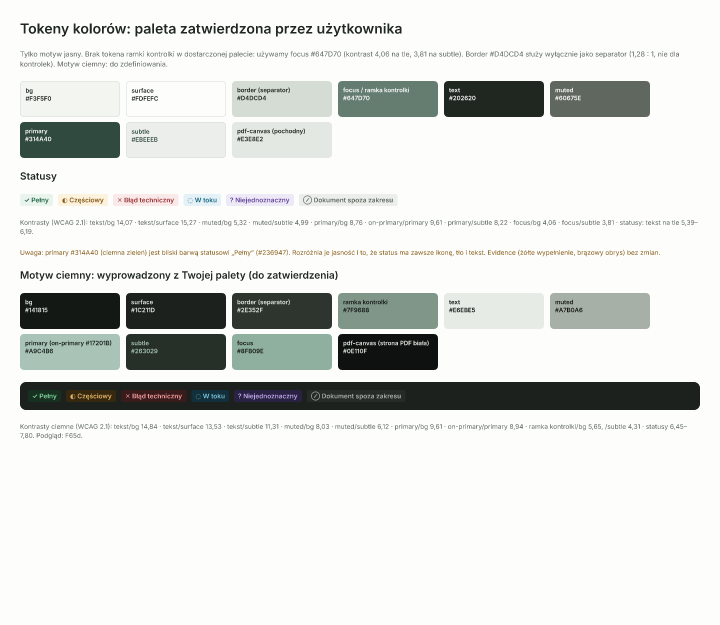
#> input picture apps/web/design/F00-system-komponentow.png, 720 x 625 px
$ python -i preproc.py   (imports and definitions only)
#> lines starting #> are read from the running program, lines starting #| are printed output that depends on the picture; after the words box and inside, x2 and y2 are one past the last pixel; in counts of white or black regions, pixels touching at a corner belong together
#> further down, picture is the input picture: PIL image 720x625 RGBA; mean R, G, B, A 222.1, 224.6, 221.6, 255
"""Preprocessing skanów: wykrycie obrotu (0/90/180/270), deskew, binaryzacja. Czysty numpy/opencv; koszt mierzony osobno."""
from __future__ import annotations

import time

import cv2
import numpy as np
from PIL import Image

import ocr_lib


def to_gray(img: Image.Image) -> np.ndarray:
    return np.asarray(img.convert("L"))


# [4 lines left out: function binarize_otsu, not called in this run]


def estimate_skew(img: Image.Image, limit: float = 6.0) -> float:
    """Kąt (stopnie, znak jak `PIL.rotate`: dodatni = zawartość obrócona przeciwnie do ruchu wskazówek), z profilu rzutu poziomego."""
    g = to_gray(img)
    s = 900 / max(g.shape)
    g = cv2.resize(g, None, fx=s, fy=s, interpolation=cv2.INTER_AREA)
    _, b = cv2.threshold(g, 0, 255, cv2.THRESH_BINARY_INV + cv2.THRESH_OTSU)
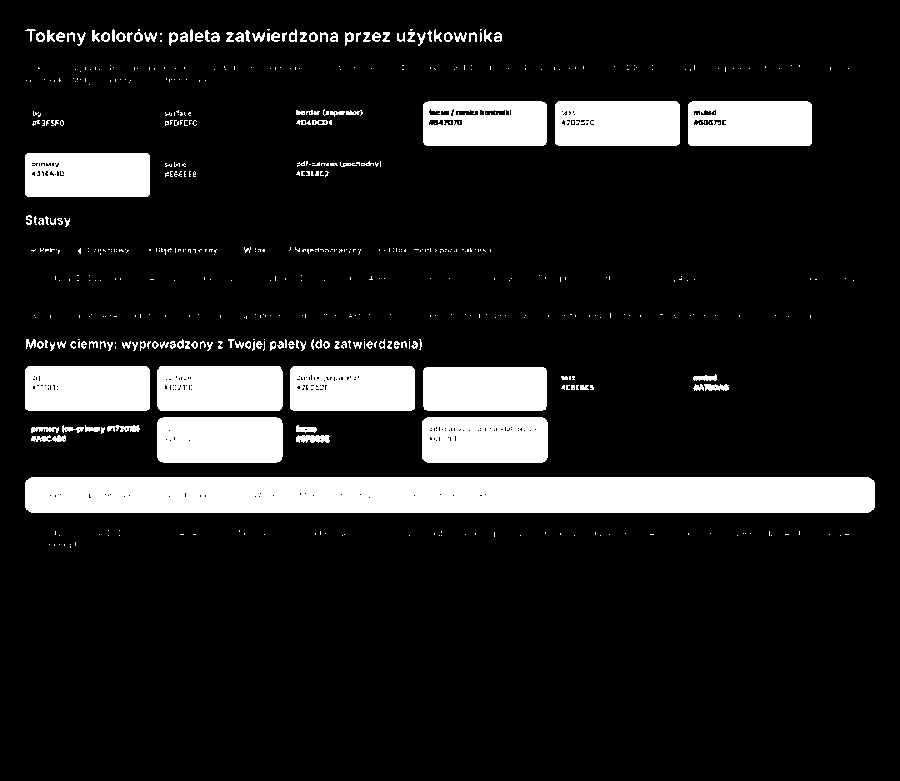
#> b: shape (781, 900); 13.2% white; 594 white regions (461 under 20 px), largest, box (x1, y1, x2, y2) and area: (25, 477, 875, 513) 30500, (157, 417, 283, 463) 5735, (422, 417, 548, 463) 5669
    h, w = b.shape
    c = (w / 2, h / 2)

    def score(a: float) -> float:
#> called with a = -6
        m = cv2.getRotationMatrix2D(c, a, 1.0)
        r = cv2.warpAffine(b, m, (w, h), flags=cv2.INTER_NEAREST)
#> r: shape (781, 900); 13.1% white; 563 white regions (431 under 20 px), largest, box (x1, y1, x2, y2) and area: (15, 433, 863, 556) 30500, (152, 387, 281, 444) 5737, (415, 414, 544, 472) 5668
        p = r.sum(axis=1).astype(np.float64)
#> p = 781 values, max 129540 at index 144, min 0 at index 49, mean 30152
        return float(np.var(np.diff(p)))

    coarse = np.arange(-limit, limit + 1e-9, 0.5)
    best = max(coarse, key=score)
#> in score (call 25), `m = cv2.getRotationMatrix2D(c, a, 1.0)`: m = [[0.995, 0.105, -38.35], [-0.105, 0.995, 49.18]]
#> in score (call 25), `r = cv2.warpAffine(b, m, (w, h), flags=cv2.INTER_NEAREST)`:
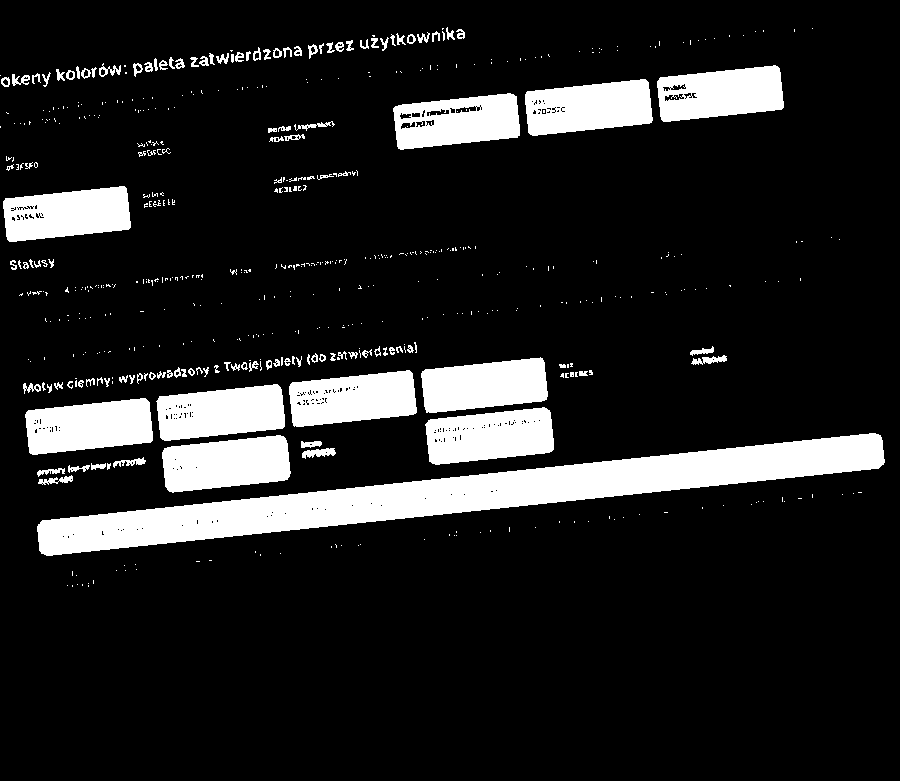
#> r: shape (781, 900); 13.2% white; 570 white regions (441 under 20 px), largest, box (x1, y1, x2, y2) and area: (37, 433, 885, 556) 30501, (162, 435, 291, 493) 5735, (425, 407, 554, 465) 5671
#> in score (call 25), `p = r.sum(axis=1).astype(np.float64)`: p = 781 values, max 128775 at index 452, min 0 at index 0, mean 30229.4
#> best = 0
    fine = np.arange(best - 0.5, best + 0.5 + 1e-9, 0.1)
    return float(max(fine, key=score))
#> in score (call 33), `m = cv2.getRotationMatrix2D(c, a, 1.0)`: m = [[1, 0.00349, -1.36], [-0.00349, 1, 1.57]]
#> in score (call 33), `r = cv2.warpAffine(b, m, (w, h), flags=cv2.INTER_NEAREST)`:
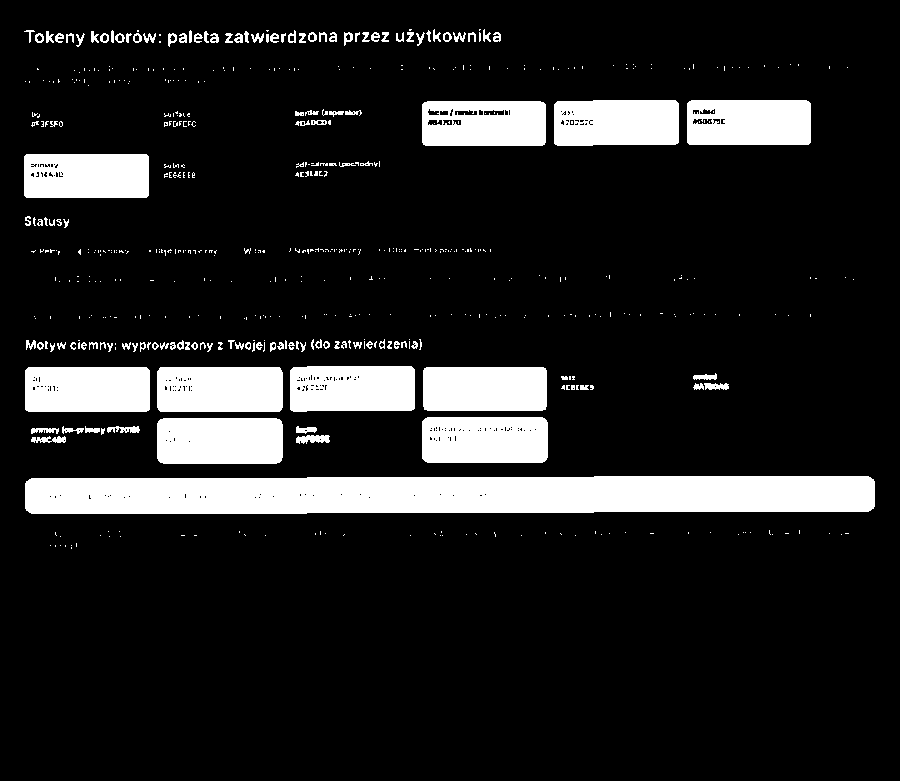
#> r: shape (781, 900); 13.2% white; 593 white regions (460 under 20 px), largest, box (x1, y1, x2, y2) and area: (25, 476, 875, 514) 30500, (157, 418, 283, 464) 5735, (422, 417, 548, 463) 5669
#> in score (call 33), `p = r.sum(axis=1).astype(np.float64)`: p = 781 values, max 216750 at index 483, min 0 at index 0, mean 30241.8
#> in score (call 34), `m = cv2.getRotationMatrix2D(c, a, 1.0)`: m = [[1, 0.00524, -2.04], [-0.00524, 1, 2.36]]
#> in score (call 34), `r = cv2.warpAffine(b, m, (w, h), flags=cv2.INTER_NEAREST)`:
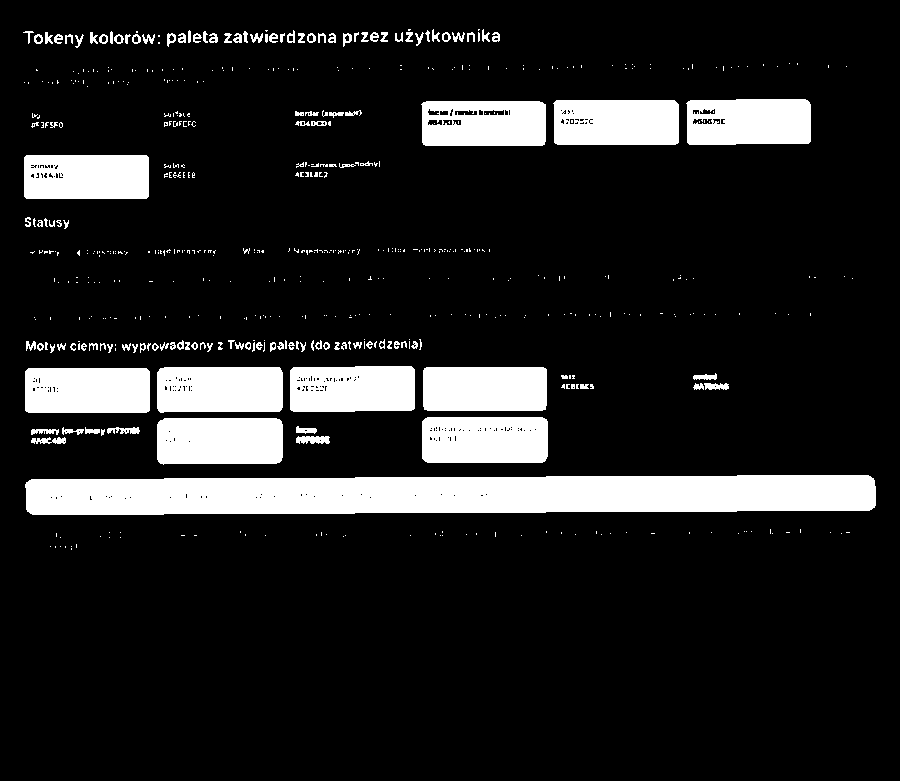
#> r: shape (781, 900); 13.2% white; 594 white regions (461 under 20 px), largest, box (x1, y1, x2, y2) and area: (25, 475, 876, 515) 30498, (157, 418, 283, 465) 5735, (422, 417, 548, 463) 5669
#> in score (call 34), `p = r.sum(axis=1).astype(np.float64)`: p = 781 values, max 217005 at index 486, min 0 at index 0, mean 30240.8
#> in score (call 35), `m = cv2.getRotationMatrix2D(c, a, 1.0)`: m = [[1, 0.00698, -2.72], [-0.00698, 1, 3.15]]
#> in score (call 35), `r = cv2.warpAffine(b, m, (w, h), flags=cv2.INTER_NEAREST)`:
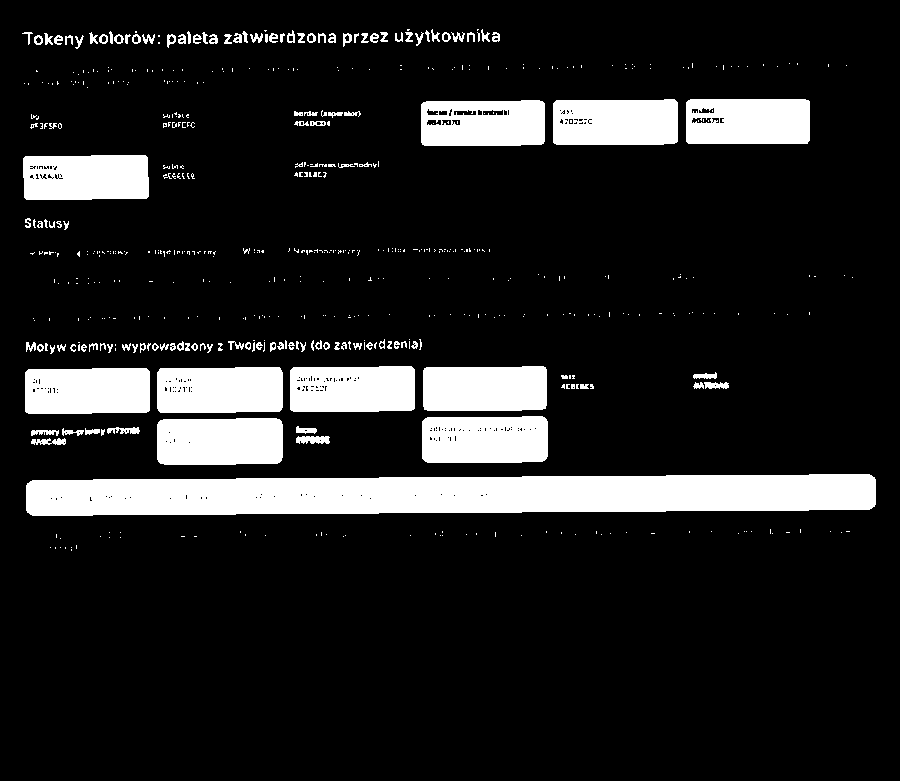
#> r: shape (781, 900); 13.2% white; 593 white regions (461 under 20 px), largest, box (x1, y1, x2, y2) and area: (26, 474, 876, 516) 30500, (157, 418, 283, 465) 5735, (422, 416, 548, 463) 5669
#> in score (call 35), `p = r.sum(axis=1).astype(np.float64)`: p = 781 values, max 216750 at index 485, min 0 at index 0, mean 30242.5


def deskew(img: Image.Image, angle: float) -> Image.Image:
    # estimate_skew zwraca kąt, o który trzeba obrócić (cv2: dodatni = przeciwnie do wskazówek), tak samo jak PIL.rotate
    return img.rotate(angle, resample=Image.BICUBIC, fillcolor=(255, 255, 255))


# [20 lines left out: function detect_rotation, not called in this run]

>>> from PIL import Image
>>> picture = Image.open('../../../apps/web/design/F00-system-komponentow.png')
>>> result = estimate_skew(picture)
#> result = -1.11e-16

$ run again, on apps/web/design/F01-wybor-pusty.png
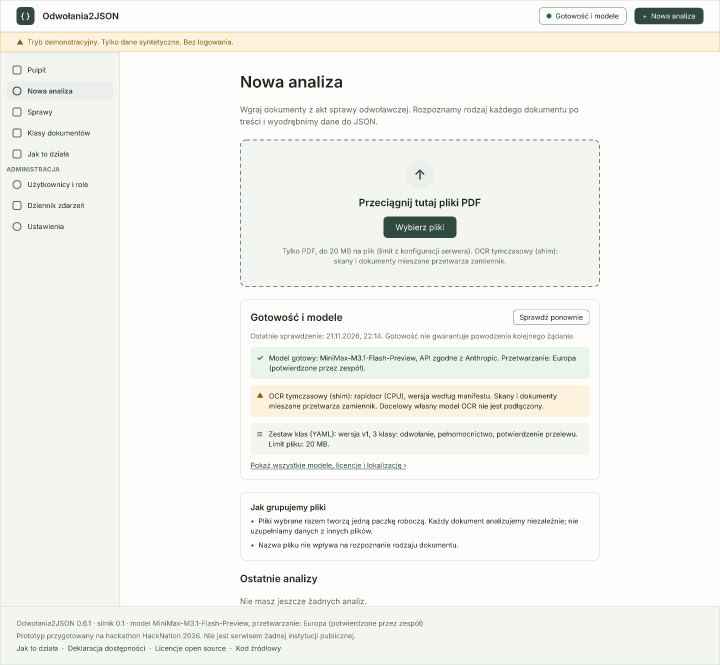
#> input picture apps/web/design/F01-wybor-pusty.png, 720 x 665 px
#> picture is the input picture: PIL image 720x665 RGBA; mean R, G, B, A 243.4, 244.8, 240.4, 255
#> in estimate_skew, `_, b = cv2.threshold(g, 0, 255, cv2.THRESH_BINARY_INV + cv2.THRESH_OTSU)`:
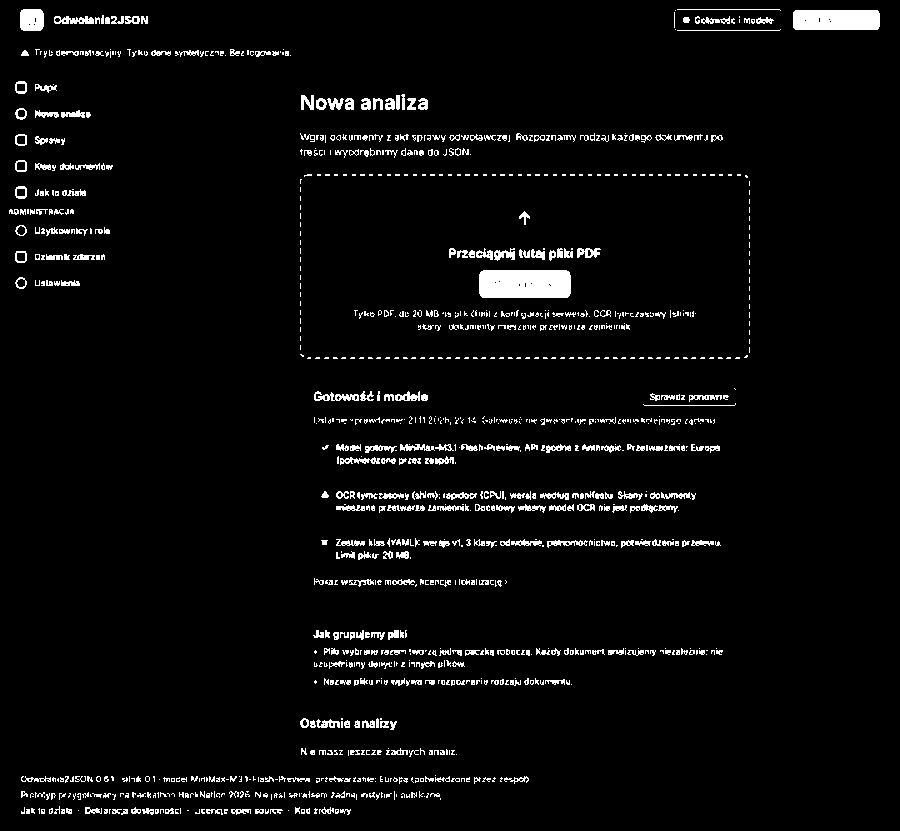
#> b: shape (831, 900); 4% white; 1148 white regions (779 under 20 px), largest, box (x1, y1, x2, y2) and area: (479, 270, 571, 298) 2534, (793, 10, 880, 30) 1719, (20, 9, 44, 31) 498
#> r: shape (831, 900); 3.8% white; 1025 white regions (690 under 20 px), largest, box (x1, y1, x2, y2) and area: (492, 274, 585, 311) 2533, (832, 48, 900, 75) 1342, (316, 377, 377, 393) 308
#> p = 831 values, max 24480 at index 56, min 0 at index 0, mean 8674.6
#> r: shape (831, 900); 3.8% white; 1016 white regions (685 under 20 px), largest, box (x1, y1, x2, y2) and area: (491, 274, 584, 310) 2532, (829, 45, 900, 71) 1405, (464, 249, 531, 267) 404
#> r: shape (831, 900); 3.8% white; 1024 white regions (683 under 20 px), largest, box (x1, y1, x2, y2) and area: (490, 273, 583, 309) 2532, (826, 42, 900, 68) 1467, (333, 446, 392, 459) 237
#> r: shape (831, 900); 3.8% white; 1063 white regions (707 under 20 px), largest, box (x1, y1, x2, y2) and area: (488, 273, 582, 308) 2535, (822, 38, 900, 64) 1530, (481, 251, 528, 265) 297
#> r: shape (831, 900); 3.8% white; 1079 white regions (724 under 20 px), largest, box (x1, y1, x2, y2) and area: (487, 273, 580, 306) 2534, (819, 35, 900, 60) 1596, (315, 382, 361, 395) 231
#> r: shape (831, 900); 3.9% white; 1094 white regions (724 under 20 px), largest, box (x1, y1, x2, y2) and area: (486, 272, 579, 305) 2534, (816, 32, 900, 57) 1659, (486, 250, 525, 264) 259
#> r: shape (831, 900); 3.9% white; 1063 white regions (705 under 20 px), largest, box (x1, y1, x2, y2) and area: (485, 272, 578, 304) 2533, (813, 29, 900, 53) 1716, (457, 248, 524, 264) 403
#> r: shape (831, 900); 4% white; 1080 white regions (735 under 20 px), largest, box (x1, y1, x2, y2) and area: (484, 272, 577, 303) 2536, (810, 25, 897, 49) 1717, (72, 0, 166, 11) 485
#> r: shape (831, 900); 4% white; 1108 white regions (753 under 20 px), largest, box (x1, y1, x2, y2) and area: (483, 271, 576, 302) 2534, (806, 22, 894, 45) 1720, (34, 0, 58, 17) 382
#> r: shape (831, 900); 4% white; 1120 white regions (759 under 20 px), largest, box (x1, y1, x2, y2) and area: (482, 271, 575, 301) 2534, (803, 19, 890, 41) 1720, (30, 0, 55, 20) 460
#> r: shape (831, 900); 4% white; 1146 white regions (776 under 20 px), largest, box (x1, y1, x2, y2) and area: (481, 271, 573, 300) 2535, (800, 16, 887, 38) 1719, (27, 2, 51, 24) 498
#> r: shape (831, 900); 4% white; 1149 white regions (780 under 20 px), largest, box (x1, y1, x2, y2) and area: (480, 270, 572, 299) 2535, (796, 13, 883, 34) 1719, (23, 5, 48, 27) 498
#> r: shape (831, 900); 4% white; 1148 white regions (779 under 20 px), largest, box (x1, y1, x2, y2) and area: (478, 269, 570, 298) 2534, (789, 6, 877, 27) 1718, (16, 13, 41, 35) 498
#> r: shape (831, 900); 4% white; 1138 white regions (772 under 20 px), largest, box (x1, y1, x2, y2) and area: (477, 268, 569, 297) 2533, (786, 3, 873, 24) 1719, (13, 16, 37, 39) 498
#> r: shape (831, 900); 4% white; 1127 white regions (759 under 20 px), largest, box (x1, y1, x2, y2) and area: (475, 267, 568, 297) 2533, (782, 0, 870, 21) 1698, (10, 20, 34, 42) 499
#> r: shape (831, 900); 3.9% white; 1120 white regions (754 under 20 px), largest, box (x1, y1, x2, y2) and area: (474, 266, 567, 297) 2534, (779, 0, 866, 18) 1445, (6, 24, 31, 46) 498
#> r: shape (831, 900); 3.9% white; 1074 white regions (730 under 20 px), largest, box (x1, y1, x2, y2) and area: (473, 265, 566, 297) 2534, (775, 0, 863, 15) 1164, (3, 27, 27, 50) 497
#> r: shape (831, 900); 3.8% white; 1090 white regions (738 under 20 px), largest, box (x1, y1, x2, y2) and area: (472, 264, 564, 296) 2531, (772, 0, 859, 12) 885, (0, 31, 24, 54) 497
#> r: shape (831, 900); 3.8% white; 1074 white regions (731 under 20 px), largest, box (x1, y1, x2, y2) and area: (470, 263, 563, 296) 2532, (768, 0, 855, 10) 619, (0, 35, 21, 58) 433
#> r: shape (831, 900); 3.7% white; 1042 white regions (698 under 20 px), largest, box (x1, y1, x2, y2) and area: (469, 262, 562, 296) 2534, (0, 39, 18, 62) 365, (765, 0, 850, 7) 345
#> r: shape (831, 900); 3.6% white; 1041 white regions (701 under 20 px), largest, box (x1, y1, x2, y2) and area: (468, 261, 561, 296) 2533, (0, 42, 15, 65) 294, (24, 46, 64, 56) 218
#> r: shape (831, 900); 3.6% white in thin lines or dots, all inside (x1, y1, x2, y2) = (0, 0, 771, 831)
#> r: shape (831, 900); 3.5% white in thin lines or dots, all inside (x1, y1, x2, y2) = (0, 0, 744, 831)
#> r: shape (831, 900); 3.5% white in thin lines or dots, all inside (x1, y1, x2, y2) = (0, 0, 746, 831)
#> best = 0
#> r: shape (831, 900); 4% white; 1150 white regions (781 under 20 px), largest, box (x1, y1, x2, y2) and area: (480, 270, 572, 299) 2534, (796, 12, 883, 33) 1719, (23, 6, 47, 28) 498
#> r: shape (831, 900); 4% white; 1148 white regions (779 under 20 px), largest, box (x1, y1, x2, y2) and area: (480, 270, 572, 299) 2535, (795, 12, 882, 32) 1719, (22, 7, 46, 29) 498
#> r: shape (831, 900); 4% white; 1148 white regions (779 under 20 px), largest, box (x1, y1, x2, y2) and area: (479, 270, 571, 298) 2534, (794, 11, 881, 31) 1719, (21, 8, 45, 30) 498
#> r: shape (831, 900); 4% white; 1148 white regions (779 under 20 px), largest, box (x1, y1, x2, y2) and area: (479, 270, 571, 298) 2534, (792, 9, 879, 29) 1719, (19, 10, 43, 32) 498
#> r: shape (831, 900); 4% white; 1149 white regions (779 under 20 px), largest, box (x1, y1, x2, y2) and area: (478, 269, 570, 298) 2534, (791, 8, 878, 28) 1719, (18, 11, 42, 33) 498
#> m = [[1, 0.00698, -2.89], [-0.00698, 1, 3.15]]
#> in score (call 35), `r = cv2.warpAffine(b, m, (w, h), flags=cv2.INTER_NEAREST)`:
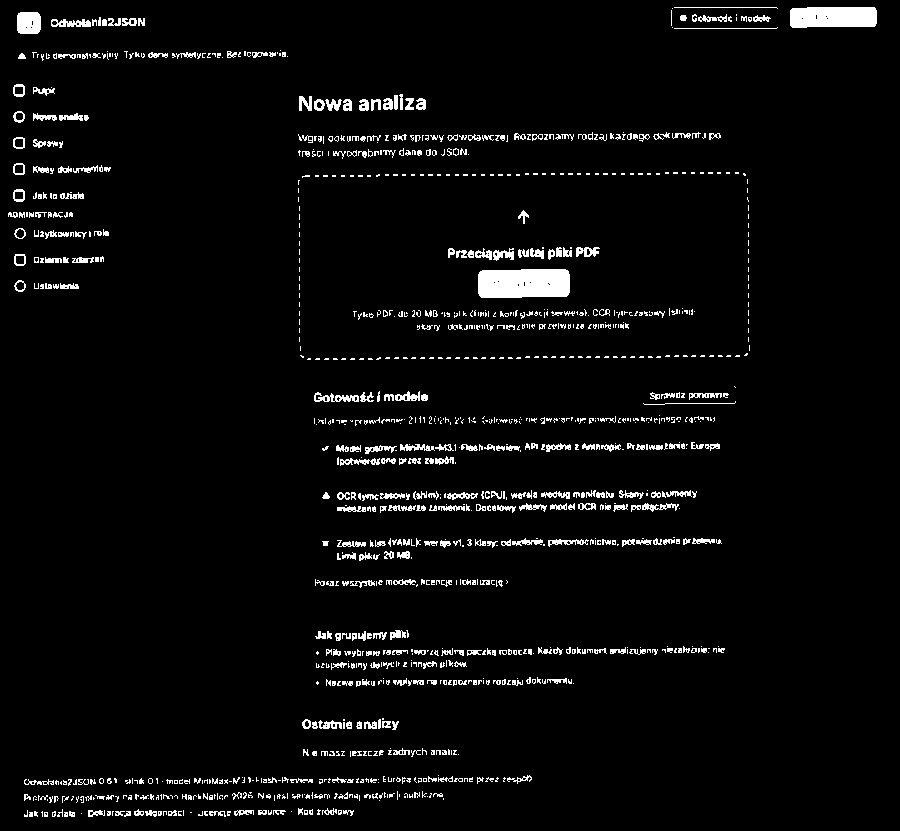
#> r: shape (831, 900); 4% white; 1151 white regions (782 under 20 px), largest, box (x1, y1, x2, y2) and area: (478, 269, 570, 298) 2535, (790, 7, 877, 28) 1719, (17, 12, 41, 34) 498
#> p = 831 values, max 68595 at index 447, min 0 at index 0, mean 9141.6
#> result = -1.11e-16
